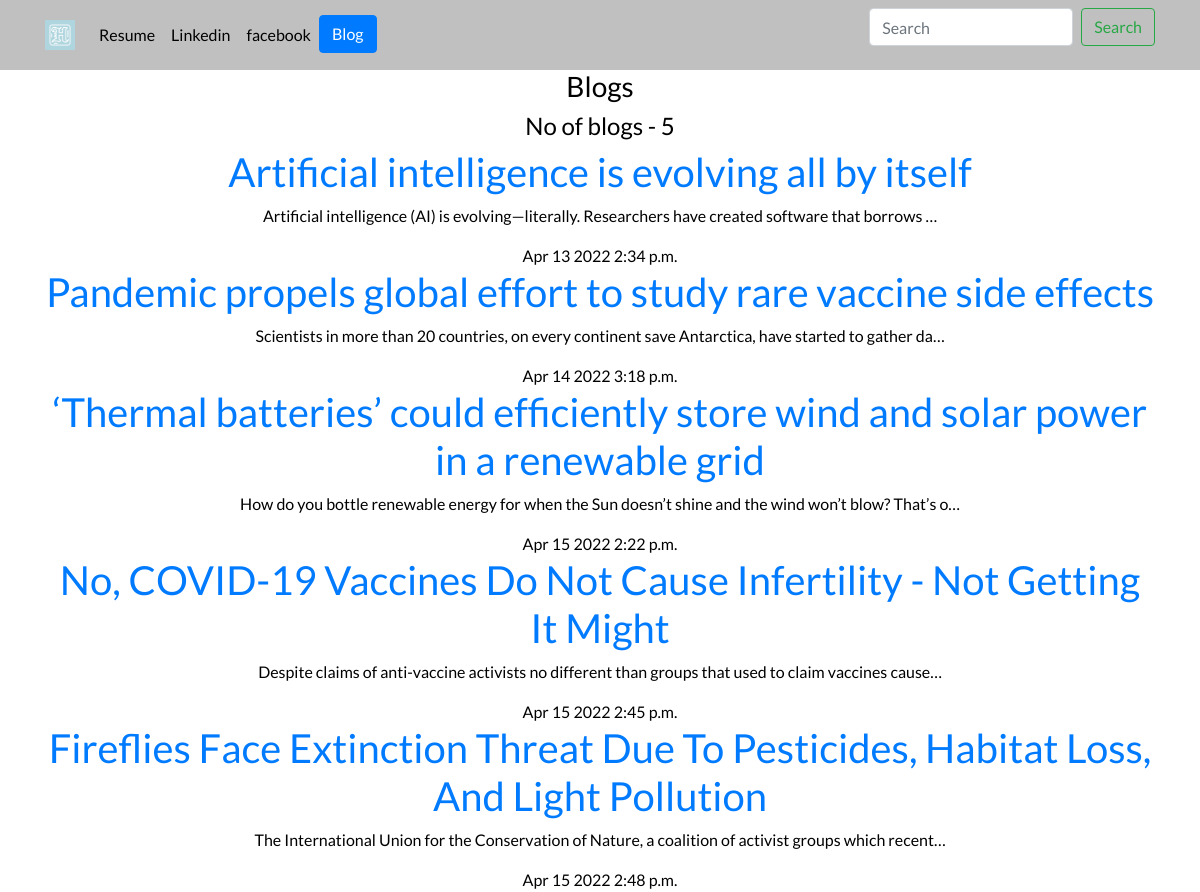
Screenshot of /blog/ with the database file from the repository.
### blog/models.py (models this page shows, shortened)
class Blog(models.Model):
    title = models.CharField(max_length=250)
    description = models.TextField(default='')
    date = models.DateTimeField()

### blog/views.py (the view)
# urls.py: path('', views.all_blogs, name='all_blogs'),
def all_blogs(request):
    blogs = Blog.objects.all()
    return render(request, 'blog/all_blogs.html', {'blogs': blogs})

### blog/templates/blog/all_blogs.html (shortened to what this page needs)
<link href="https://cdn.jsdelivr.net/npm/bootstrap@5.1.3/dist/css/bootstrap.min.css" rel="stylesheet">
{% extends 'portfolio/base.html' %}
{% block content %}
<div class="container text-center">
    <h3>Blogs</h3>
    <h4>No of blog{{ blogs.count|pluralize }} - {{ blogs.count }}</h4>
    {% for blog in blogs %}
    <a href="{% url 'blog:detail' blog.id %}"><h1>{{ blog.title  }}</h1></a>
    <p>{{ blog.description|striptags|truncatechars:100}}</p>
    {{ blog.date| date:'M d Y P' }}
    {% endfor %}
</div>
{% endblock %}

### portfolio/static/portfolio/custom.css (style rules this page uses)
body { font-family: "Lato", sans-serif; color: black; }

### rows the page displays
Blog: title "Artificial intelligence is evolving all by itself", description "Artificial intelligence (AI) is evolving—literally. Researchers have created software that borrows …", date "Apr 13 2022 2:34 p.m."
Blog: title "Pandemic propels global effort to study rare vaccine side effects", description "Scientists in more than 20 countries, on every continent save Antarctica, have started to gather da…", date "Apr 14 2022 3:18 p.m."
Blog: title "‘Thermal batteries’ could efficiently store wind and solar power in a renewable grid", description "How do you bottle renewable energy for when the Sun doesn’t shine and the wind won’t blow? That’s o…", date "Apr 15 2022 2:22 p.m."
Blog: title "No, COVID-19 Vaccines Do Not Cause Infertility - Not Getting It Might", description "Despite claims of anti-vaccine activists no different than groups that used to claim vaccines cause…", date "Apr 15 2022 2:45 p.m."
Blog: title "Fireflies Face Extinction Threat Due To Pesticides, Habitat Loss, And Light Pollution", description "The International Union for the Conservation of Nature, a coalition of activist groups which recent…", date "Apr 15 2022 2:48 p.m."

### other values shown
{{ blogs.count }} "5"
